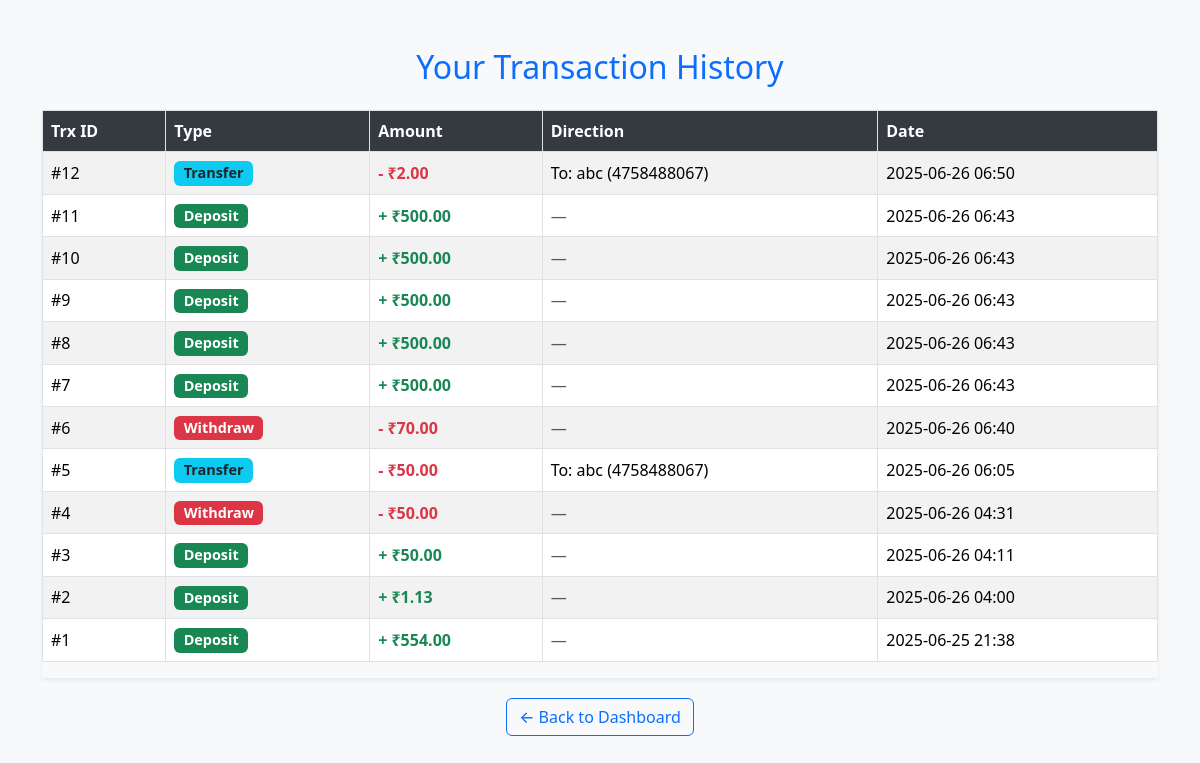
/history/ (signed in), run on the app's committed database.
### bank_app/models.py (models this page shows, shortened)
class Transaction(models.Model):
    TRANSACTION_TYPES = [
        ('deposit', 'Deposit'),
        ('withdraw', 'Withdraw'),
        ('transfer', 'Transfer'),
    ]
    sender_account = models.ForeignKey(Account, related_name='sender', on_delete=models.CASCADE)
    receiver_account = models.ForeignKey(Account, related_name='receiver', on_delete=models.CASCADE, null=True, blank=True)
    amount = models.DecimalField(max_digits=10, decimal_places=2)
    transaction_type = models.CharField(max_length=10, choices=TRANSACTION_TYPES)
    timestamp = models.DateTimeField(default=timezone.now)

class Account(models.Model):
    personal = models.OneToOneField(PersonalDetails, on_delete=models.CASCADE)
    account_number = models.CharField(max_length=20, unique=True)
    balance = models.DecimalField(max_digits=12, decimal_places=2, default=0.00)

class PersonalDetails(models.Model):
    GENDER_CHOICES = [
        ('Male', 'Male'),
        ('Female', 'Female'),
    ]
    full_name = models.CharField(max_length=50)
    gender = models.CharField(max_length=10, choices=GENDER_CHOICES)
    dob = models.DateField()
    email = models.EmailField(unique=False)
    phone = models.CharField(max_length=10)
    aadhar = models.CharField(max_length=12, unique=True)
    photo = models.ImageField(upload_to='photos/')
    password = models.CharField(max_length=20)  # hashed
    created_at = models.DateTimeField(default=timezone.now)

### bank_app/views.py (the view)
# urls.py: path('history/', views.transaction_history, name='transaction_history'),
def transaction_history(request):
    if 'user_id' not in request.session:
        return redirect('login')
    user = PersonalDetails.objects.get(id=request.session['user_id'])
    account = Account.objects.get(personal=user)
    transactions = Transaction.objects.filter(
        sender_account=account
    ) | Transaction.objects.filter(
        receiver_account=account
    )
    transactions = transactions.order_by('-timestamp')
    return render(request, 'bank_app/transaction_history.html', {
        'transactions': transactions,
        'account': account  # ✅ required
    })

### bank_app/templates/bank_app/transaction_history.html (shortened to what this page needs)
{% extends 'bank_app/base.html' %}
{% block content %}
<h2 class="mb-4 text-center">Your Transaction History</h2>
<div class="table-responsive shadow-sm">
    <table class="table table-striped table-bordered align-middle">
        <thead>
            <tr>
                <th>Trx ID</th>
                <th>Type</th>
                <th>Amount</th>
                <th>Direction</th>
                <th>Date</th>
            </tr>
        </thead>
        <tbody>
        {% for tx in transactions %}
            <tr>
                <td>#{{ tx.id }}</td>
                <td>
                    {% if tx.transaction_type == 'withdraw' %}
                        <span class="badge bg-danger">Withdraw</span>
                    {% elif tx.transaction_type == 'deposit' %}
                        <span class="badge bg-success">Deposit</span>
                    {% elif tx.transaction_type == 'transfer' %}
                        <span class="badge bg-info text-dark">Transfer</span>
                    {% endif %}
                </td>
                <td>
                    {% if tx.transaction_type == 'withdraw' %}
                        <span class="text-danger">- ₹{{ tx.amount }}</span>
                    {% elif tx.transaction_type == 'deposit' %}
                        <span class="text-success">+ ₹{{ tx.amount }}</span>
                    {% elif tx.sender_account.id == account.id %}
                        <span class="text-danger">- ₹{{ tx.amount }}</span>
                    {% elif tx.receiver_account.id == account.id %}
                        <span class="text-success">+ ₹{{ tx.amount }}</span>
                    {% endif %}
                </td>
                <td>
                    {% if tx.transaction_type == 'transfer' %}
                        {% if tx.sender_account.id == account.id %}
                            To: {{ tx.receiver_account.personal.full_name }} ({{ tx.receiver_account.account_number }})
                        {% elif tx.receiver_account.id == account.id %}
                            From: {{ tx.sender_account.personal.full_name }} ({{ tx.sender_account.account_number }})
                        {% endif %}
                    {% else %}
                        <span class="text-muted">—</span>
                    {% endif %}
                </td>
                <td>{{ tx.timestamp|date:"Y-m-d H:i" }}</td>
            </tr>
        {% empty %}
            <tr><td colspan="5" class="text-center text-muted">No transactions yet.</td></tr>
        {% endfor %}
        </tbody>
    </table>
</div>
<div class="text-center">
    <a href="{% url 'dashboard' %}" class="btn btn-outline-primary">← Back to Dashboard</a>
</div>
{% endblock %}

### bank_app/static/styles.css (style rules this page uses)
body { background-color: #f8f9fa; }
.table thead th { background-color: #343a40; color: white; }
.badge { font-size: 0.9em; }
.text-danger { font-weight: bold; }
.text-success { font-weight: bold; }
h2 { color: #0d6efd; }
.table td, .table th { vertical-align: middle; }
.btn-outline-primary { margin-top: 20px; }
.btn { font-weight: 500; font-size: 1rem; }

### data on the page
Transaction: id "12", transaction_type "Transfer", amount "2.00", receiver_account.personal.full_name "abc", receiver_account.account_number "4758488067", timestamp "2025-06-26 06:50"
Transaction: id "11", transaction_type "Deposit", amount "500.00", timestamp "2025-06-26 06:43"
Transaction: id "10", transaction_type "Deposit", amount "500.00", timestamp "2025-06-26 06:43"
Transaction: id "9", transaction_type "Deposit", amount "500.00", timestamp "2025-06-26 06:43"
Transaction: id "8", transaction_type "Deposit", amount "500.00", timestamp "2025-06-26 06:43"
Transaction: id "7", transaction_type "Deposit", amount "500.00", timestamp "2025-06-26 06:43"
Transaction: id "6", transaction_type "Withdraw", amount "70.00", timestamp "2025-06-26 06:40"
Transaction: id "5", transaction_type "Transfer", amount "50.00", receiver_account.personal.full_name "abc", receiver_account.account_number "4758488067", timestamp "2025-06-26 06:05"
Transaction: id "4", transaction_type "Withdraw", amount "50.00", timestamp "2025-06-26 04:31"
Transaction: id "3", transaction_type "Deposit", amount "50.00", timestamp "2025-06-26 04:11"
Transaction: id "2", transaction_type "Deposit", amount "1.13", timestamp "2025-06-26 04:00"
Transaction: id "1", transaction_type "Deposit", amount "554.00", timestamp "2025-06-25 21:38"
